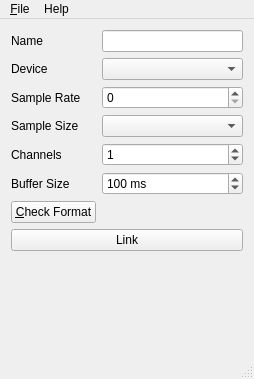
<?xml version="1.0" encoding="UTF-8"?>
<ui version="4.0">
 <class>MainWindow</class>
 <widget class="QMainWindow" name="MainWindow">
  <property name="geometry">
   <rect>
    <x>0</x>
    <y>0</y>
    <width>254</width>
    <height>379</height>
   </rect>
  </property>
  <property name="windowTitle">
   <string>AudioCaptureWin Connector</string>
  </property>
  <widget class="QWidget" name="centralWidget">
   <layout class="QFormLayout" name="formLayout_2">
    <item row="1" column="0">
     <widget class="QLabel" name="label_name">
      <property name="text">
       <string>Name</string>
      </property>
     </widget>
    </item>
    <item row="9" column="0" colspan="2">
     <widget class="QPushButton" name="linkButton">
      <property name="sizePolicy">
       <sizepolicy hsizetype="MinimumExpanding" vsizetype="Fixed">
        <horstretch>0</horstretch>
        <verstretch>0</verstretch>
       </sizepolicy>
      </property>
      <property name="text">
       <string>Link</string>
      </property>
     </widget>
    </item>
    <item row="1" column="1">
     <widget class="QLineEdit" name="input_name"/>
    </item>
    <item row="3" column="0">
     <widget class="QLabel" name="label_device">
      <property name="text">
       <string>Device</string>
      </property>
     </widget>
    </item>
    <item row="3" column="1">
     <widget class="QComboBox" name="input_device"/>
    </item>
    <item row="6" column="0">
     <widget class="QLabel" name="label_channels">
      <property name="text">
       <string>Channels</string>
      </property>
     </widget>
    </item>
    <item row="4" column="0">
     <widget class="QLabel" name="label_samplerate">
      <property name="text">
       <string>Sample Rate</string>
      </property>
     </widget>
    </item>
    <item row="5" column="0">
     <widget class="QLabel" name="label_samplesize">
      <property name="text">
       <string>Sample Size</string>
      </property>
     </widget>
    </item>
    <item row="5" column="1">
     <widget class="QComboBox" name="input_samplesize"/>
    </item>
    <item row="8" column="1">
     <widget class="QLabel" name="label_fmtresult"/>
    </item>
    <item row="8" column="0">
     <widget class="QPushButton" name="btn_checkfmt">
      <property name="text">
       <string>&amp;Check Format</string>
      </property>
     </widget>
    </item>
    <item row="7" column="0">
     <widget class="QLabel" name="label_buffersize">
      <property name="text">
       <string>Buffer Size</string>
      </property>
     </widget>
    </item>
    <item row="7" column="1">
     <widget class="QSpinBox" name="input_buffersize">
      <property name="suffix">
       <string> ms</string>
      </property>
      <property name="minimum">
       <number>5</number>
      </property>
      <property name="maximum">
       <number>1000</number>
      </property>
      <property name="singleStep">
       <number>10</number>
      </property>
      <property name="value">
       <number>100</number>
      </property>
     </widget>
    </item>
    <item row="4" column="1">
     <widget class="QSpinBox" name="input_samplerate">
      <property name="maximum">
       <number>99999</number>
      </property>
     </widget>
    </item>
    <item row="6" column="1">
     <widget class="QSpinBox" name="input_channels">
      <property name="maximum">
       <number>20</number>
      </property>
      <property name="value">
       <number>1</number>
      </property>
     </widget>
    </item>
   </layout>
  </widget>
  <widget class="QMenuBar" name="menuBar">
   <property name="geometry">
    <rect>
     <x>0</x>
     <y>0</y>
     <width>254</width>
     <height>37</height>
    </rect>
   </property>
   <widget class="QMenu" name="menuFile">
    <property name="title">
     <string>&amp;File</string>
    </property>
    <addaction name="actionLoad_Configuration"/>
    <addaction name="actionSave_Configuration"/>
    <addaction name="separator"/>
    <addaction name="actionQuit"/>
   </widget>
   <widget class="QMenu" name="menuAbout">
    <property name="title">
     <string>Help</string>
    </property>
    <addaction name="actionAbout"/>
   </widget>
   <addaction name="menuFile"/>
   <addaction name="menuAbout"/>
  </widget>
  <widget class="QStatusBar" name="statusBar"/>
  <action name="actionLoad_Configuration">
   <property name="text">
    <string>&amp;Load Configuration</string>
   </property>
   <property name="shortcut">
    <string>Ctrl+L</string>
   </property>
  </action>
  <action name="actionSave_Configuration">
   <property name="text">
    <string>&amp;Save Configuration</string>
   </property>
   <property name="shortcut">
    <string>Ctrl+S</string>
   </property>
  </action>
  <action name="actionQuit">
   <property name="text">
    <string>&amp;Quit</string>
   </property>
   <property name="shortcut">
    <string>Ctrl+Q</string>
   </property>
  </action>
  <action name="actionAbout">
   <property name="text">
    <string>&amp;About</string>
   </property>
  </action>
 </widget>
 <layoutdefault spacing="6" margin="11"/>
 <resources/>
 <connections/>
</ui>
